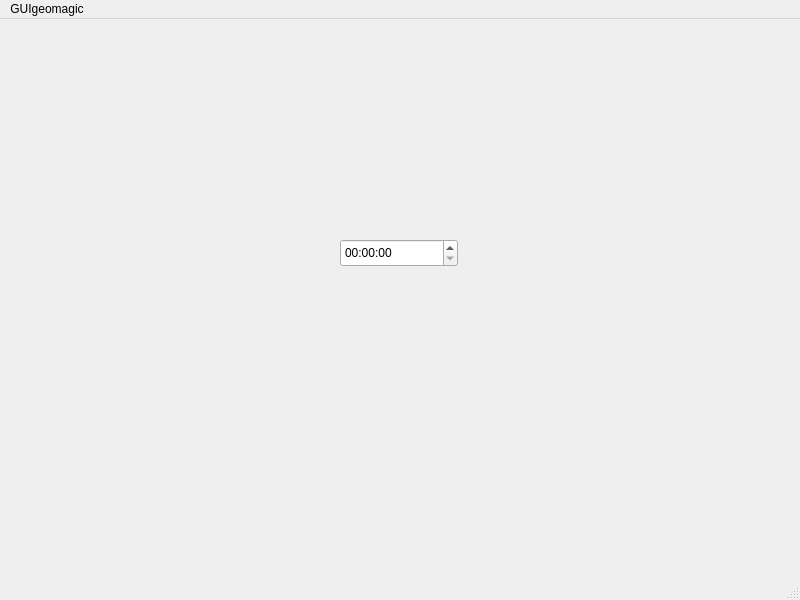
<?xml version="1.0" encoding="UTF-8"?>
<ui version="4.0">
 <class>MainWindow</class>
 <widget class="QMainWindow" name="MainWindow">
  <property name="geometry">
   <rect>
    <x>0</x>
    <y>0</y>
    <width>800</width>
    <height>600</height>
   </rect>
  </property>
  <property name="windowTitle">
   <string>MainWindow</string>
  </property>
  <widget class="QWidget" name="centralwidget">
   <widget class="QTimeEdit" name="timeEdit">
    <property name="geometry">
     <rect>
      <x>340</x>
      <y>220</y>
      <width>118</width>
      <height>28</height>
     </rect>
    </property>
   </widget>
  </widget>
  <widget class="QMenuBar" name="menubar">
   <property name="geometry">
    <rect>
     <x>0</x>
     <y>0</y>
     <width>800</width>
     <height>24</height>
    </rect>
   </property>
   <widget class="QMenu" name="menuGUIgeomagic">
    <property name="title">
     <string>GUIgeomagic</string>
    </property>
   </widget>
   <addaction name="menuGUIgeomagic"/>
  </widget>
  <widget class="QStatusBar" name="statusbar"/>
 </widget>
 <resources/>
 <connections/>
</ui>
